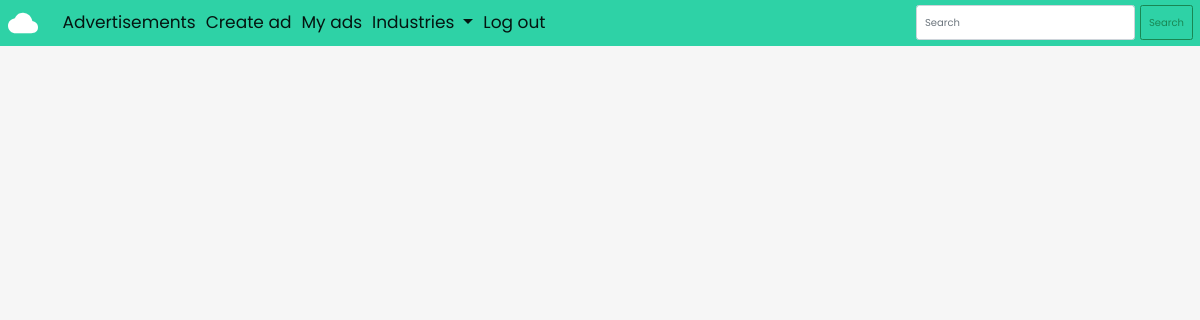
/my (signed in), run on an earlier commit of the app's database.
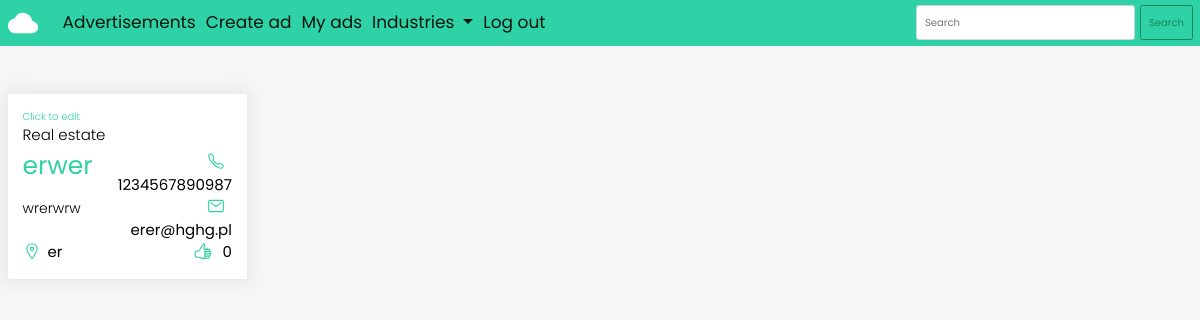
And on a later commit of the database.
### ads/models.py (models this page shows, shortened)
class Advertisement(models.Model):
    company = models.CharField(max_length=300)
    address = models.CharField(max_length=400)
    email = models.EmailField(max_length=254)
    phone = models.CharField(max_length=14)
    desc = models.TextField()
    industries = [
        ('','Choose industry'),
        ('re', 'Real estate'),
        ('ht', 'Health'),
        ('at', 'Automotive'),
        ('ft', 'Fitness'),
    ]
    industry = models.CharField(max_length=2, choices=industries, default='')
    user = models.ForeignKey(User, on_delete=models.CASCADE)
    likes = models.ManyToManyField(User, blank=True, related_name='likes')
    def display_industry(self):
        for industry in self.industries:
            if self.industry in industry:
                toDisplay = industry[1]
        return toDisplay
    def total_likes(self):
        return self.likes.count()

### ads/views.py (the view)
# urls.py: path('my', views.my, name='my'),
@login_required
def my(request):
    ads = Advertisement.objects.filter(user=request.user)
    for ad in ads:
        if ad.likes.filter(id=request.user.id).exists():
            ad.is_liked = True
        else:
            ad.is_liked = False
    return render(request, 'my.html', {'ads': ads})

### ads/templates/my.html
{% extends 'base.html' %}
{% block content %}
<div class="row">
    <div class="ads-row">
        {% for ad in ads %}
        <div class="ad-col">
            <a href="{% url 'edit' ad.id %}">
                <div class="ad-box">
                    <span id="edit">Click to edit</span>
                    <span>{{ad.display_industry}}</span>
                    <div class="info-row">
                        <div class="info-col big">
                            <h2>{{ad.company}}</h2>
                            <p class="desc">{{ad.desc|truncatechars:100}}</p>
                            <p class="small-info">
                                <ion-icon name="location-outline"></ion-icon>{{ad.address}}
                            </p>
                        </div>
                        <div class="info-col">
                            <p class="small-info">
                                <ion-icon name="call-outline"></ion-icon>{{ad.phone}}
                            </p>
                            <p class="small-info">
                                <ion-icon name="mail-outline"></ion-icon>
                                {{ad.email}}
                            </p>
                            <p class="small-info">
                                {% if ad.is_liked %}
                                <ion-icon name="thumbs-up"></ion-icon>
                                {{ad.total_likes}}
                                {% else %}
                                <ion-icon name="thumbs-up-outline"></ion-icon>
                                {{ad.total_likes}}
                                {% endif %}
                            </p>
                        </div>
                    </div>
                </div>
            </a>
        </div>
        {% endfor %}
    </div>
</div>
{% endblock content %}

What changed in the data, as far as the page shows it:
added Advertisement: display_industry "Real estate", company "erwer", desc "wrerwrw", address "er", phone "1234567890987", email "erer@hghg.pl", total_likes "0"
